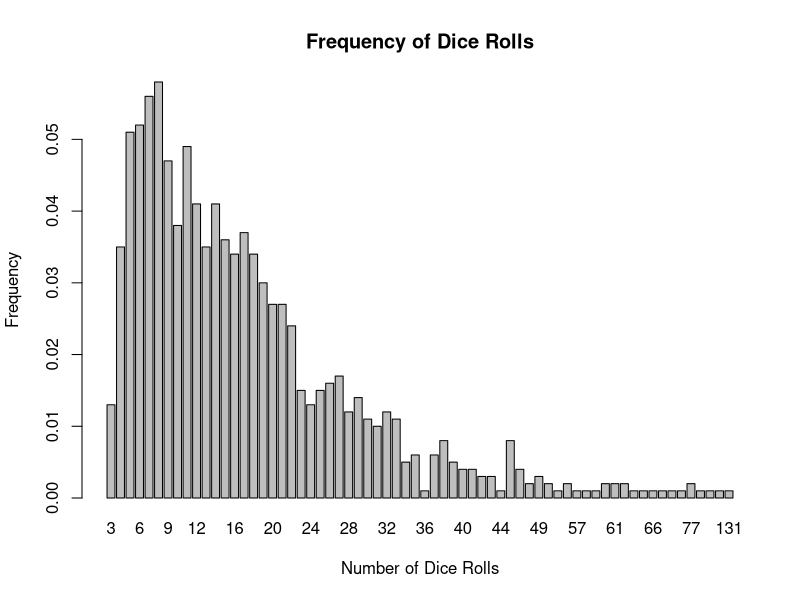

Write the R code that produced this figure.
## ---- chunk 1
# set up a coordinate system to identify the location of the pawn (numbers 1 to 25)
coordinate = matrix(c(1:5, 10:6, 11:15, 20:16, 21:25),
                    nrow = 5, ncol = 5, byrow = T)
# position is a matrix variable that consists of either 0 or 1; a 1 indicates the present position of the pawn
position = matrix(c(0), nrow = 5, ncol = 5, byrow = T)
dice = c() #runif(1, 0, 7)
numberOfSimulations = 1000
xValues = c()


# Enter Coordinate Values (1:25)
ladderTop = c(11,17,18,12)
ladderBottom = c(3,6,9,10)
chuteTop = c(14,19,24,22)
chuteBottom = c(4,8,16,20)

bounceBack = function(lastDiceRoll, initialPosition) {
  finalPosition = 50 - lastDiceRoll - initialPosition
  return(finalPosition) }


for(i in 1:numberOfSimulations) {
  dice = c()
  position = matrix(c(0), nrow = 5, ncol = 5, byrow = T)
  position[1] = 1
  
  while(position[which(coordinate == 25)] == 0) {
    # while the pawn is not at the last position
    
    # roll the dice
    dice = append(dice, round(runif(1, 0, 7)))
    while(dice[length(dice)] == 7 || dice[length(dice)] == 0) {dice[length(dice)] = round(runif(1, 0, 7))}
    
    # determine where the pawn is and where it should end up
    presentCoordinatePosition = coordinate[which(position == 1)]
    futureCoordinatePosition = presentCoordinatePosition + dice[length(dice)]
    # if the pawn moves past the 25th position, bounce back
    if(futureCoordinatePosition > 25) {futureCoordinatePosition = bounceBack(dice[length(dice)], presentCoordinatePosition) }
    
    # if the pawn lands on top of a chute (snake head), slide down to the bottom
    if(length(which(chuteTop == futureCoordinatePosition)) == 1) {futureCoordinatePosition = chuteBottom[which(chuteTop == futureCoordinatePosition)] }
    # if the pawn lands on the bottom of a ladder, climb to the top
    if(length(which(ladderBottom == futureCoordinatePosition)) == 1) {futureCoordinatePosition = ladderTop[which(ladderBottom == futureCoordinatePosition)] }
    
    position = matrix(c(0), nrow = 5, ncol = 5, byrow = T)
    position[which(coordinate == futureCoordinatePosition)] = 1 }
  
  xValues = append(xValues, length(dice)) 
  }

barplot(table(xValues)/numberOfSimulations, xlab = "Number of Dice Rolls", ylab = "Frequency", ylim = c(0,max(table(xValues)/numberOfSimulations)), main = "Frequency of Dice Rolls")
print(paste("The average number of dice rolls for", numberOfSimulations, "simulations is", round(mean(xValues)), "."))



